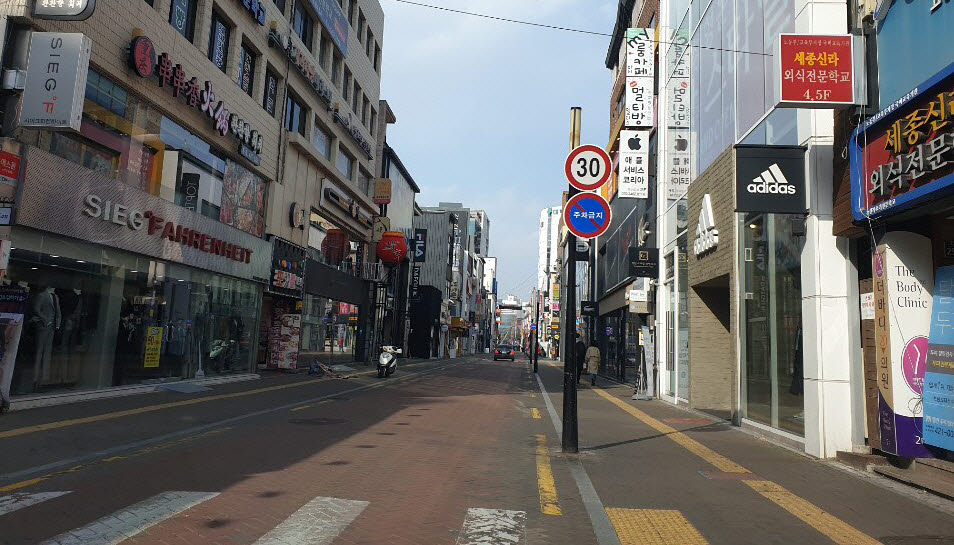
#> input picture data/image02.jpeg, 954 x 545 px, found by its file name
$ jupyter execute blur.ipynb
#> lines starting #> are read from the running program, lines starting #| are printed output that depends on the picture
[cell 1]
import cv2
import numpy as np
import matplotlib.pyplot as plt

ori_image = cv2.imread("./data/image02.jpeg")
#> ori_image is the input picture: shape (545, 954, 3); mean B, G, R 102.7, 103.4, 105.1
ori_image = cv2.cvtColor(ori_image, cv2.COLOR_BGR2RGB)

Gaussian blur

[cell 2]
gaussian_blur_image = cv2.GaussianBlur(ori_image, (5, 5), 0)

plt.imshow(gaussian_blur_image)
plt.title('gaussian_blur_image')
plt.show()

median blur

[cell 3]
median_blur_image = cv2.medianBlur(ori_image, 5)
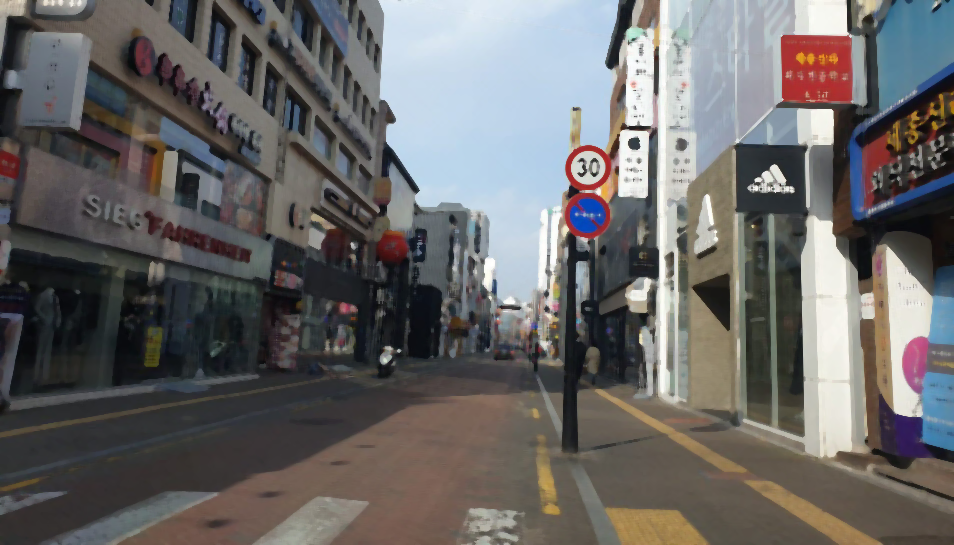
#> median_blur_image: shape (545, 954, 3); mean R, G, B 105.3, 103.5, 102.8

plt.imshow(median_blur_image)
plt.title('median_blur_image')
plt.show()

motion blur

[cell 4]
kernel_size = 15

kernel_direction = np.zeros((kernel_size, kernel_size))
kernel_direction[int((kernel_size - 1) / 2), :] = np.ones(kernel_size)
kernel_direction /= kernel_size
"""
kernel_direction:
[[0.         0.         0.         0.         0.         0.
  0.         0.         0.         0.         0.         0.
  0.         0.         0.        ]
 ...
 [0.         0.         0.         0.         0.         0.
  0.         0.         0.         0.         0.         0.
  0.         0.         0.        ]
 [0.06666667 0.06666667 0.06666667 0.06666667 0.06666667 0.06666667
  0.06666667 0.06666667 0.06666667 0.06666667 0.06666667 0.06666667
  0.06666667 0.06666667 0.06666667]
 [0.         0.         0.         0.         0.         0.
  0.         0.         0.         0.         0.         0.
  0.         0.         0.        ]
 ...
 [0.         0.         0.         0.         0.         0.
  0.         0.         0.         0.         0.         0.
  0.         0.         0.        ]]
"""

kernel_matrix = cv2.getRotationMatrix2D((kernel_size/2, kernel_size/2), 45, 1)
"""
kernel_matrix:
[[ 0.70710678  0.70710678 -3.10660172]
 [-0.70710678  0.70710678  7.5       ]]
"""
kernel = np.hstack((kernel_matrix[:, :2], [[0], [0]]))
"""
kernel:
[[ 0.70710678  0.70710678  0.        ]
 [-0.70710678  0.70710678  0.        ]]
"""

kernel = cv2.warpAffine(kernel_direction, kernel, (kernel_size, kernel_size))
"""
kernel:
[[0.         0.         0.         0.         0.         0.
0.         0.         0.         0.025      0.0625     0.01458333
  0.         0.         0.        ]
 [0.         0.         0.         0.         0.         0.
  0.         0.         0.025      0.0625     0.01458333 0.
  0.         0.         0.        ]
 [0.         0.         0.         0.         0.         0.
  0.         0.025      0.0625     0.01458333 0.         0.
  0.         0.         0.        ]
 [0.         0.         0.         0.         0.         0.
  0.025      0.0625     0.01458333 0.         0.         0.
  0.         0.         0.        ]
 [0.         0.         0.         0.         0.         0.025
  0.0625     0.01458333 0.         0.         0.         0.
  0.         0.         0.        ]
 [0.         0.         0.         0.         0.00703125 0.0625
  0.01458333 0.         0.         0.         0.         0.
  0.         0.         0.        ]
 [0.         0.         0.         0.         0.         0.00410156
  0.         0.         0.         0.         0.         0.
  0.         0.         0.        ]
 [0.         0.         0.         0.         0.         0.
  0.         0.         0.         0.         0.         0.
  0.         0.         0.        ]
 ...
 [0.         0.         0.         0.         0.         0.
  0.         0.         0.         0.         0.         0.
  0.         0.         0.        ]]
"""

motion_blur_image = cv2.filter2D(ori_image, -1, kernel)
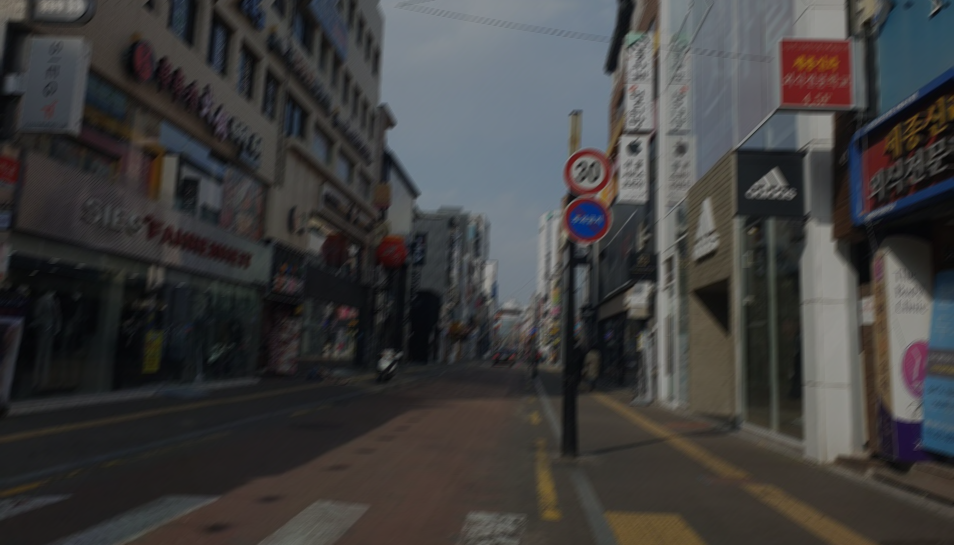
#> motion_blur_image: shape (545, 954, 3); mean R, G, B 63.1, 62.2, 61.9

plt.imshow(motion_blur_image)
plt.title('motion_blur_image')
plt.show()
